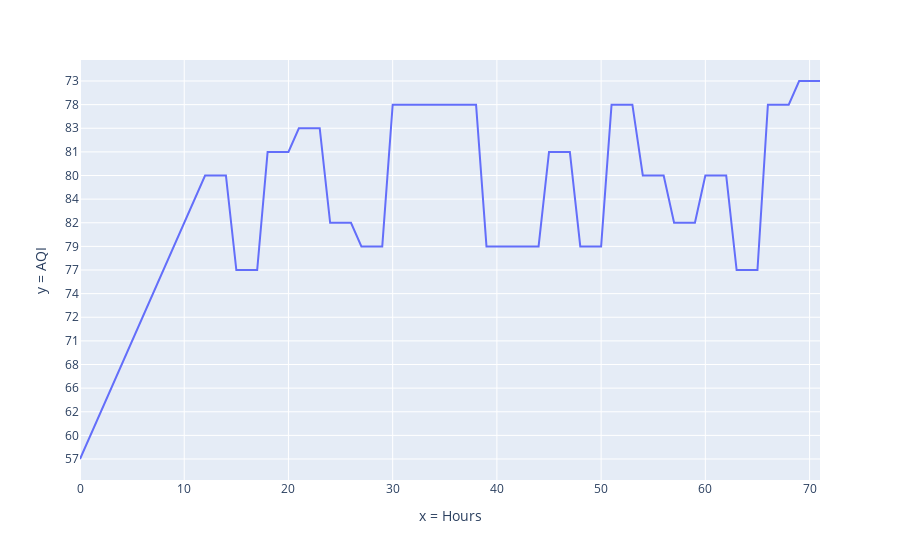

The notebook cell this image was saved under:
### Code cell
df = pd.DataFrame(data, columns=['Timestamp', 'AQI', 'Temperature', 'Wind Speed', 'Humidity'])

figure = px.line(x=list(range(72)), y=df['AQI'],)
figure.update_layout(xaxis_title='x = Hours', yaxis_title='y = AQI')
figure.show()

### Figure 1 — Plotly figure (JSON) as saved in the notebook; plotly's stock layout.template omitted (floating-point values rounded to 4 significant figures)
{"data": [{"hovertemplate": "x=%{x}<br>y=%{y}<extra></extra>", "legendgroup": "", "line": {"color": "#636efa", "dash": "solid"}, "marker": {"symbol": "circle"}, "mode": "lines", "name": "", "orientation": "h", "showlegend": false, "type": "scatter", "x": [0, 1, 2, 3, 4, 5, 6, 7, 8, 9, 10, 11, 12, 13, 14, 15, 16, 17, 18, 19, 20, 21, 22, 23, 24, 25, 26, 27, 28, 29, 30, 31, 32, 33, 34, 35, 36, 37, 38, 39, 40, 41, 42, 43, 44, 45, 46, 47, 48, 49, 50, 51, 52, 53, 54, 55, 56, 57, 58, 59, 60, 61, 62, 63, 64, 65, 66, 67, 68, 69, 70, 71], "xaxis": "x", "y": ["57", "60", "62", "66", "68", "71", "72", "74", "77", "79", "82", "84", "80", "80", "80", "77", "77", "77", "81", "81", "81", "83", "83", "83", "82", "82", "82", "79", "79", "79", "78", "78", "78", "78", "78", "78", "78", "78", "78", "79", "79", "79", "79", "79", "79", "81", "81", "81", "79", "79", "79", "78", "78", "78", "80", "80", "80", "82", "82", "82", "80", "80", "80", "77", "77", "77", "78", "78", "78", "73", "73", "73"], "yaxis": "y"}], "layout": {"legend": {"tracegroupgap": 0}, "margin": {"t": 60}, "xaxis": {"anchor": "y", "domain": [0, 1], "title": {"text": "x = Hours"}}, "yaxis": {"anchor": "x", "domain": [0, 1], "title": {"text": "y = AQI"}}}}
